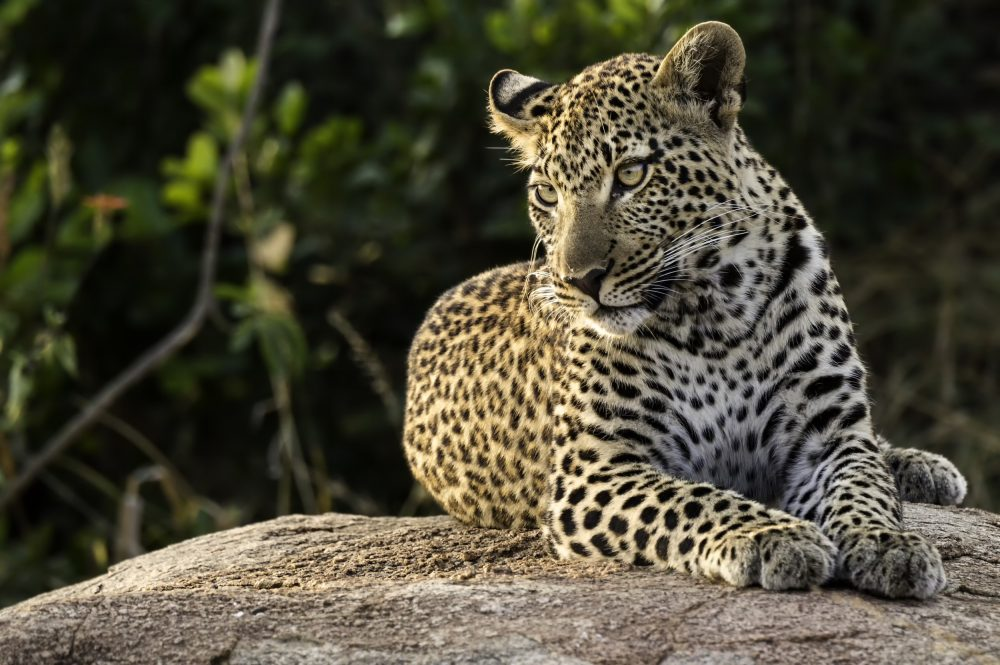
#> input picture fichatrabalho6/images/leopard.jpg, 1000 x 665 px, found by its file name
$ python 3.py
#> lines starting #> are read from the running program, lines starting #| are printed output that depends on the picture
from PIL import Image

pathImages = "fichatrabalho6/images/"
imagem1 = Image.open(pathImages+'leopard.jpg')
#> imagem1 is the input picture: PIL image 1000x665 RGB; mean R, G, B 77, 73.3, 56.4

def imageMoldura(image1):
    """
    Adds 20px frame to image in magenta
    """
    pixelMap = image1.load()

    for i in range(image1.width):
        for j in range(image1.height):
            if j < 20 or j > image1.height-20 or i<20 or i > image1.width-20:
                pixelMap[i,j] = (214,0,110)

    image1.show()
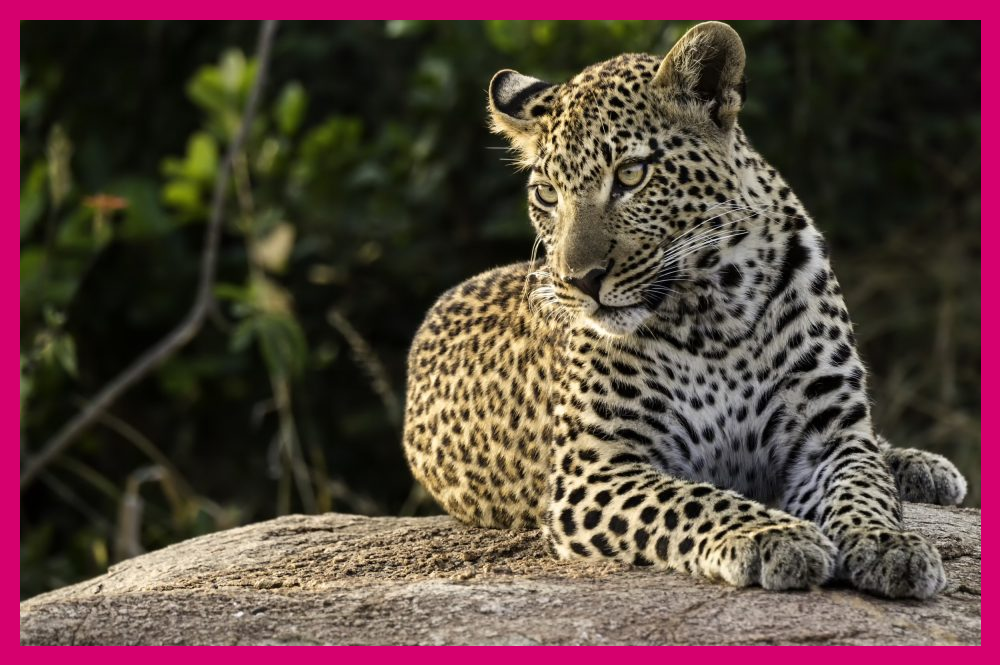
#> shown: PIL image 1000x665 RGB; mean R, G, B 90.4, 66.4, 61.6
    image1.save(pathImages+'teste3.jpg')

imageMoldura(imagem1)
